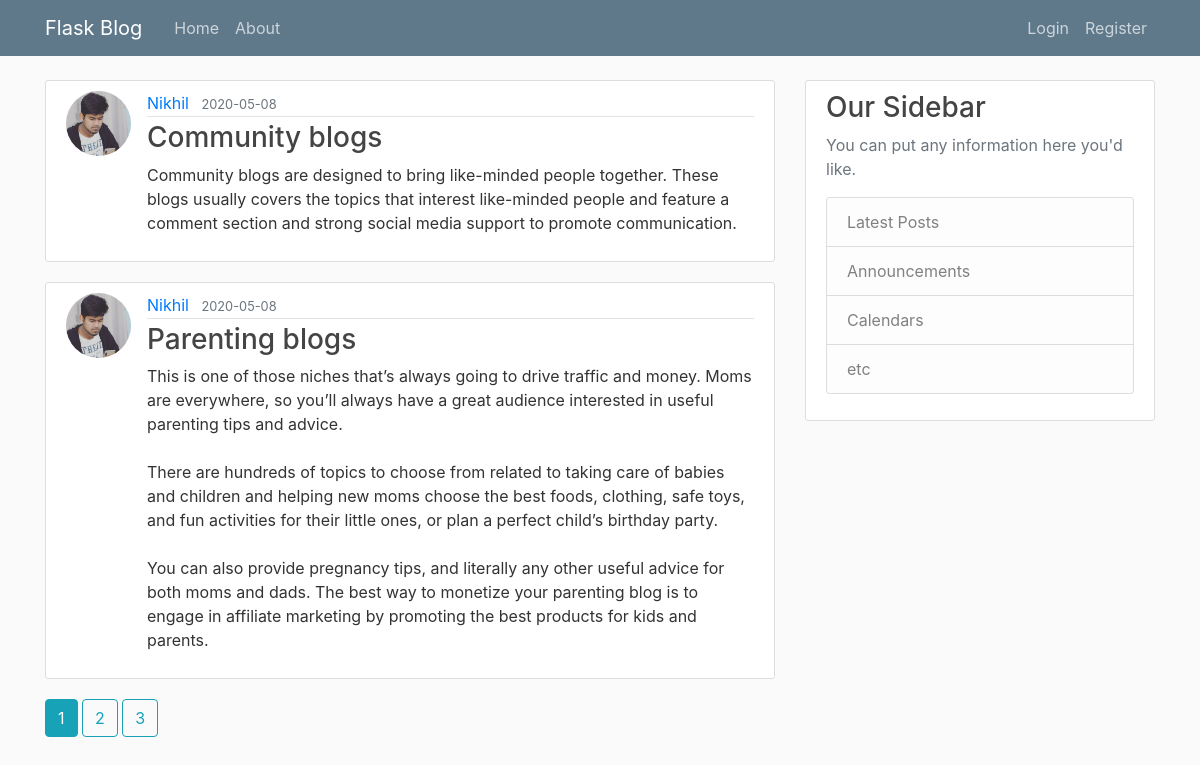
The page /home on the database its author committed.
### flaskblog/models.py (models this page shows, shortened)
class Post(db.Model):
    id=db.Column(db.Integer,primary_key=True)
    title=db.Column(db.String(100),nullable=False)
    date_posted=db.Column(db.DateTime,nullable=False,default=datetime.utcnow)
    content=db.Column(db.Text,nullable=False)
    user_id=db.Column(db.Integer,db.ForeignKey('user.id'),nullable=False)

class User(db.Model,UserMixin):
    id=db.Column(db.Integer,primary_key=True)
    username=db.Column(db.String(20),unique=True,nullable=False)
    email=db.Column(db.String(120),unique=True,nullable=False)
    image_file=db.Column(db.String(20),nullable=False,default='default.jpg')
    password=db.Column(db.String(60),nullable=False)
    posts=db.relationship('Post',backref='author',lazy=True)

### flaskblog/main/routes.py (the view)
@main.route("/")
@main.route("/home")
def hello():
    page = request.args.get('page', 1, type=int)
    posts = Post.query.order_by(Post.date_posted.desc()).paginate(page=page,per_page=2)
    return render_template('nikhil.html',posts=posts)

### flaskblog/templates/nikhil.html
{% extends "layout.html" %}
{% block content %}
    {% for post in posts.items %}
    <article class="media content-section">
      <img class="rounded-circle article-img" src="{{ url_for('static', filename='profile/'+post.author.image_file)}}">
      <div class="media-body">
        <div class="article-metadata">
      <a class="mr-2" href="{{url_for('users.user_post',username=post.author.username)}}">{{ post.author.username}}</a>
      <small class="text-muted">{{ post.date_posted.strftime('%Y-%m-%d')}}</small>
        </div>
        <div class="first">
      <h3><a class="article-title" href="{{url_for('posts.post',post_id=post.id) }}">{{ post.title }}</a></h3>
      <p class="article-content">{{ post.content }}</p>
      </div>
      </div>
    </article>
    {% endfor %}
    {% for page_num in posts.iter_pages(left_edge=1, right_edge=1, left_current=1, right_current=2) %}
      {% if page_num %}
        {% if posts.page==page_num %}
          <a class="btn btn-info" mb-4 href="{{ url_for('main.hello', page=page_num)}}">{{page_num}}</a>
        {% else %}
          <a class="btn btn-outline-info" mb-4 href="{{ url_for('main.hello', page=page_num)}}">{{page_num}}</a>
        {% endif %}
      {% else %}
      ...
      {% endif %}
    {% endfor %}
{% endblock content %}

### flaskblog/static/ui.css (style rules this page uses)
body { background: #fafafa; color: #333333; margin-top: 5rem; }
h1, h2, h3, h4, h5, h6 { color: #444444; }
.content-section { background: #ffffff; padding: 10px 20px; border: 1px solid #dddddd; border-radius: 3px; margin-bottom: 20px; }
.first { float:left; }
.article-title { margin-top: 5px; color: #444444; }
.article-content { white-space: pre-line; }
.article-img { height: 65px; width: 65px; margin-right: 16px; }
.article-metadata { padding-bottom: 1px; margin-bottom: 4px; border-bottom: 1px solid #e3e3e3 }

### rows shown on the page
Post: image_file (placeholder picture), author.username "Nikhil", date_posted "2020-05-08", title "Community blogs", content "Community blogs are designed to bring like-minded people together. These blogs usually covers the topics that interest like-minded people and feature a comment section and strong social media support to promote communication."
Post: image_file (placeholder picture), author.username "Nikhil", date_posted "2020-05-08", title "Parenting blogs", content "This is one of those niches that’s always going to drive traffic and money. Moms are everywhere, so you’ll always have a great audience interested in useful parenting tips and advice. There are hundreds of topics to choose from related to taking care of babies and children and helping new moms choose the best foods, clothing, safe toys, and fun activities for their little ones, or plan a perfect child’s birthday party. You can also provide pregnancy tips, and literally any other useful advice for both moms and dads. The best way to monetize your parenting blog is to engage in affiliate marketing by promoting the best products for kids and parents."

### other values the page prints
{{ page_num }} "1"
{{ page_num }} "2" "3"
